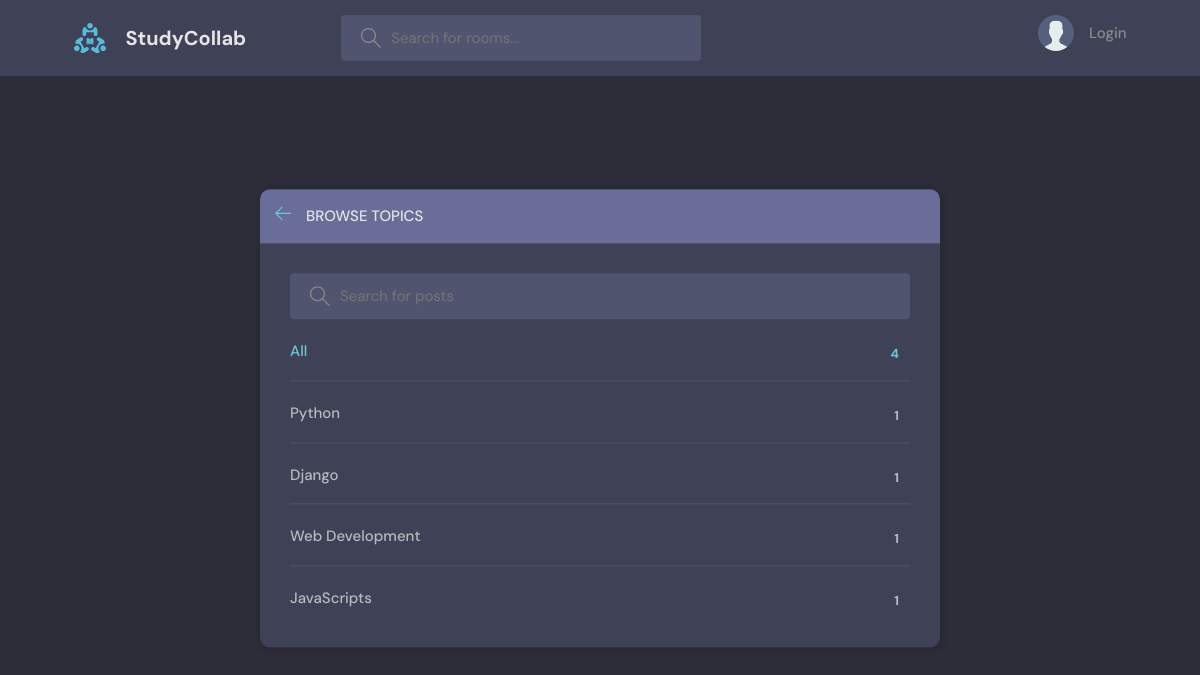
Before: /topics/ with the older database file.
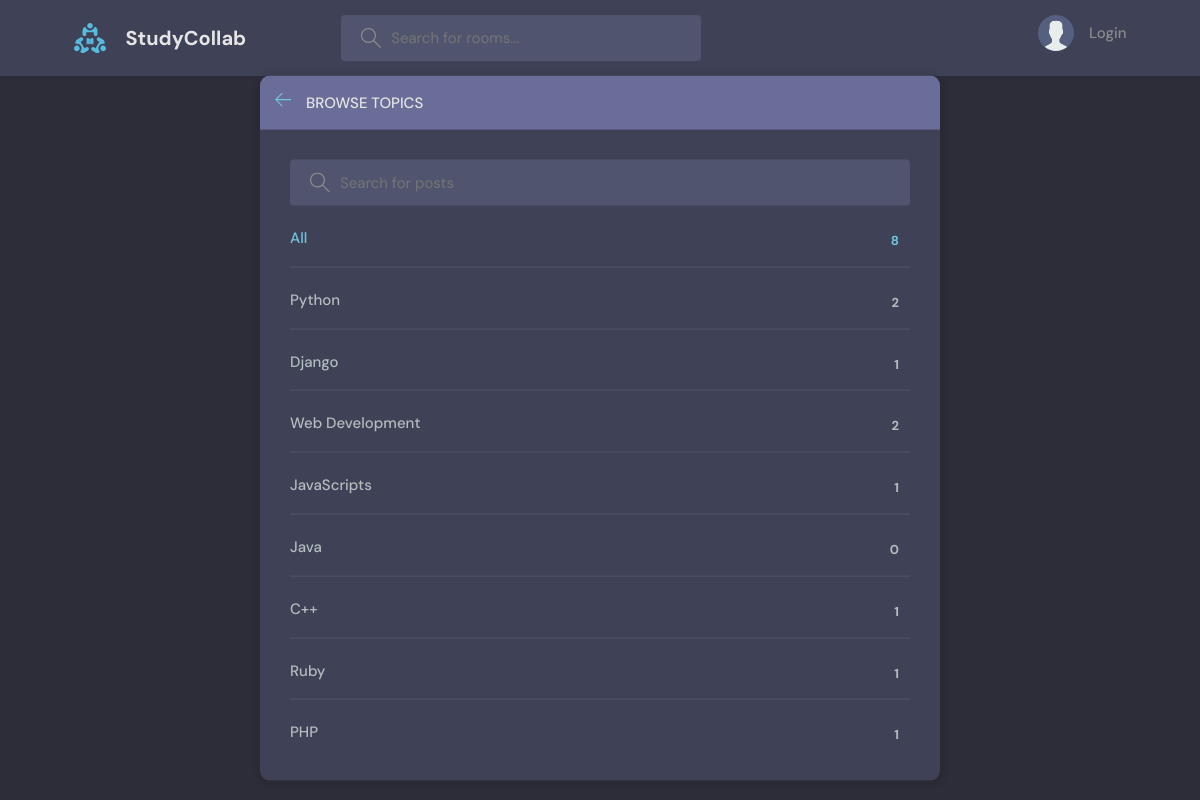
After: the same page with the newer database file.
### base/models.py (models this page shows, shortened)
class Topic(models.Model):
    name = models.CharField(max_length=255)

### base/views.py (the view)
# urls.py: path('topics/',views.topicPage, name='topics'),
def topicPage(request):
    q = request.GET.get('q') if request.GET.get('q') != None else ''
    topics = Topic.objects.filter(name__icontains=q)
    return render(request, 'base/topics.html', {'topics':topics})

### base/templates/base/topics.html (shortened to what this page needs)
{% extends 'main.html' %}
{% block content %}
    <main class="create-room layout">
      <div class="container">
        <div class="layout__box">
          <div class="layout__boxHeader">
            <div class="layout__boxTitle">
              <a href="{% url "home" %}">
                <svg version="1.1" xmlns="http://www.w3.org/2000/svg" width="32" height="32" viewBox="0 0 32 32">
                  <title>arrow-left</title>
                  <path
                    d="M13.723 2.286l-13.723 13.714 13.719 13.714 1.616-1.611-10.96-10.96h27.625v-2.286h-27.625l10.965-10.965-1.616-1.607z"
                  ></path>
                </svg>
              </a>
              <h3>Browse Topics</h3>
            </div>
          </div>
          <div class="topics-page layout__body">
            <form class="header__search" action="">
              <label>
                <input name="q" placeholder="Search for posts" />
              </label>
            </form>
            <ul class="topics__list">
              <li>
                <a href="{% url "topics" %}" class="active">All <span>{{topics.count}}</span></a>
              </li>
              {% for topic in topics  %}
              <li>
                <a href="{% url "home" %}?q={{topic.name}}">{{topic.name}} <span>{{topic.topic.all.count}}</span></a>
              </li>
              {% endfor %}
            </ul>
          </div>
        </div>
      </div>
    </main>
{% endblock content %}

Changed rows visible on the page:
computed for Topic "Python": topic.all.count "1" → "2"
computed for Topic "Web Development": topic.all.count "1" → "2"
added Topic: name "Java", topic.all.count "0"
added Topic: name "C++", topic.all.count "1"
added Topic: name "Ruby", topic.all.count "1"
added Topic: name "PHP", topic.all.count "1"
Other visible differences:
{{ topics.count }}: "4" → "8"
